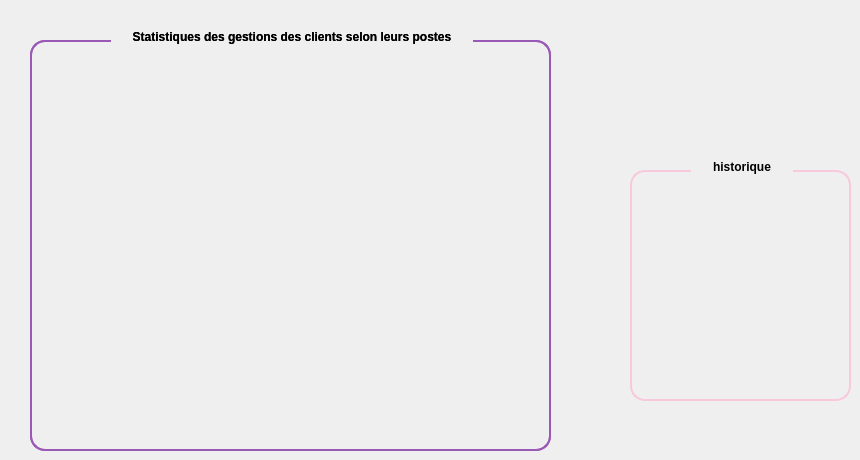
      <widget class="QWidget" name="tab_16">
       <attribute name="title">
        <string>Fonctionnalites</string>
       </attribute>
       <widget class="QGroupBox" name="groupBox_18">
        <property name="geometry">
         <rect>
          <x>30</x>
          <y>20</y>
          <width>521</width>
          <height>431</height>
         </rect>
        </property>
        <property name="styleSheet">
         <string notr="true">QGroupBox {
    border: 2px solid #9B59B6;
    border-radius: 15px;
    margin-top: 20px;
    background: qlineargradient(spread:pad,
                                x1:0, y1:0,
                                x2:1, y2:0,
                                stop:0 #9B59B6,
                                stop:1 #BDC3C7);
    color: white;
    font-weight: bold;
    padding: 15px;
}

QGroupBox::title {
    subcontrol-origin: margin;
    subcontrol-position: top centre; 
    padding: 10px 20px; 
    border-radius: 15px; 
    background: qlineargradient(spread:pad,
                                x1:0, y1:0,
                                x2:1, y2:0,
                                stop:0 #9B59B6,
                                stop:1 #BDC3C7);
    color: black; 
    font-size: 20px; 
    font-weight: bold;

}QGroupBox {
    border: 2px solid #9B59B6;
    border-radius: 15px;
    margin-top: 20px;
    background: qlineargradient(spread:pad,
                                x1:0, y1:0,
                                x2:1, y2:0,
                                stop:0 #9B59B6,
                                stop:1 #BDC3C7);
    color: white;
    font-weight: bold;
    padding: 15px;
}

QGroupBox::title {
    subcontrol-origin: margin;
    subcontrol-position: top centre; 
    padding: 10px 20px; 
    border-radius: 15px; 
    background: qlineargradient(spread:pad,
                                x1:0, y1:0,
                                x2:1, y2:0,
                                stop:0 #9B59B6,
                                stop:1 #BDC3C7);
    color: black; 
    font-size: 20px; 
    font-weight: bold;

}QGroupBox {
    border: 2px solid #9B59B6;
    border-radius: 15px;
    margin-top: 20px;
    background: qlineargradient(spread:pad,
                                x1:0, y1:0,
                                x2:1, y2:0,
                                stop:0 #9B59B6,
                                stop:1 #BDC3C7);
    color: white;
    font-weight: bold;
    padding: 15px;
}

QGroupBox::title {
    subcontrol-origin: margin;
    subcontrol-position: top centre; 
    padding: 10px 20px; 
    border-radius: 15px; 
    background: qlineargradient(spread:pad,
                                x1:0, y1:0,
                                x2:1, y2:0,
                                stop:0 #9B59B6,
                                stop:1 #BDC3C7);
    color: black; 
    font-size: 20px; 
    font-weight: bold;

}</string>
        </property>
        <property name="title">
         <string>Statistiques des gestions des clients selon leurs postes</string>
        </property>
        <widget class="QLabel" name="label_90">
         <property name="geometry">
          <rect>
           <x>130</x>
           <y>90</y>
           <width>281</width>
           <height>281</height>
          </rect>
         </property>
         <property name="text">
          <string/>
         </property>
         <property name="pixmap">
          <pixmap>../../Pictures/Screenshots/Capture d'écran 2025-10-02 150250.png</pixmap>
         </property>
         <property name="scaledContents">
          <bool>true</bool>
         </property>
        </widget>
        <widget class="QGroupBox" name="groupBox_19">
         <property name="geometry">
          <rect>
           <x>0</x>
           <y>0</y>
           <width>521</width>
           <height>431</height>
          </rect>
         </property>
         <property name="styleSheet">
          <string notr="true">QGroupBox {
    border: 2px solid #9B59B6;
    border-radius: 15px;
    margin-top: 20px;
    background: qlineargradient(spread:pad,
                                x1:0, y1:0,
                                x2:1, y2:0,
                                stop:0 #9B59B6,
                                stop:1 #BDC3C7);
    color: white;
    font-weight: bold;
    padding: 15px;
}

QGroupBox::title {
    subcontrol-origin: margin;
    subcontrol-position: top centre; 
    padding: 10px 20px; 
    border-radius: 15px; 
    background: qlineargradient(spread:pad,
                                x1:0, y1:0,
                                x2:1, y2:0,
                                stop:0 #9B59B6,
                                stop:1 #BDC3C7);
    color: black; 
    font-size: 20px; 
    font-weight: bold;

}QGroupBox {
    border: 2px solid #9B59B6;
    border-radius: 15px;
    margin-top: 20px;
    background: qlineargradient(spread:pad,
                                x1:0, y1:0,
                                x2:1, y2:0,
                                stop:0 #9B59B6,
                                stop:1 #BDC3C7);
    color: white;
    font-weight: bold;
    padding: 15px;
}

QGroupBox::title {
    subcontrol-origin: margin;
    subcontrol-position: top centre; 
    padding: 10px 20px; 
    border-radius: 15px; 
    background: qlineargradient(spread:pad,
                                x1:0, y1:0,
                                x2:1, y2:0,
                                stop:0 #9B59B6,
                                stop:1 #BDC3C7);
    color: black; 
    font-size: 20px; 
    font-weight: bold;

}QGroupBox {
    border: 2px solid #9B59B6;
    border-radius: 15px;
    margin-top: 20px;
    background: qlineargradient(spread:pad,
                                x1:0, y1:0,
                                x2:1, y2:0,
                                stop:0 #9B59B6,
                                stop:1 #BDC3C7);
    color: white;
    font-weight: bold;
    padding: 15px;
}

QGroupBox::title {
    subcontrol-origin: margin;
    subcontrol-position: top centre; 
    padding: 10px 20px; 
    border-radius: 15px; 
    background: qlineargradient(spread:pad,
                                x1:0, y1:0,
                                x2:1, y2:0,
                                stop:0 #9B59B6,
                                stop:1 #BDC3C7);
    color: black; 
    font-size: 20px; 
    font-weight: bold;

}</string>
         </property>
         <property name="title">
          <string>Statistiques des gestions des clients selon leurs postes</string>
         </property>
         <widget class="QLabel" name="label_91">
          <property name="geometry">
           <rect>
            <x>130</x>
            <y>90</y>
            <width>281</width>
            <height>281</height>
           </rect>
          </property>
          <property name="text">
           <string/>
          </property>
          <property name="pixmap">
           <pixmap>../../Pictures/Screenshots/Capture d'écran 2025-10-02 150250.png</pixmap>
          </property>
          <property name="scaledContents">
           <bool>true</bool>
          </property>
         </widget>
        </widget>
       </widget>
       <widget class="QGroupBox" name="groupBox_20">
        <property name="geometry">
         <rect>
          <x>630</x>
          <y>150</y>
          <width>221</width>
          <height>251</height>
         </rect>
        </property>
        <property name="styleSheet">
         <string notr="true">QGroupBox {
    border: 2px solid #F8C8DC;
    border-radius: 15px;
    margin-top: 20px;
    background: qlineargradient(spread:pad,
                                x1:0, y1:0,
                                x2:1, y2:0,
                                stop:0 #F8C8DC,
                                stop:1 #BDC3C7);
    color: white;
    font-weight: bold;
    padding: 15px;
}

QGroupBox::title {
    subcontrol-origin: margin;
    subcontrol-position: top centre; 
    padding: 10px 20px; 
    border-radius: 15px; 
    background: qlineargradient(spread:pad,
                                x1:0, y1:0,
                                x2:1, y2:0,
                                stop:0 #F8C8DC,
                                stop:1 #BDC3C7);
    color: black; 
    font-size: 20px; 
    font-weight: bold;
}</string>
        </property>
        <property name="title">
         <string>historique</string>
        </property>
       </widget>
      </widget>
